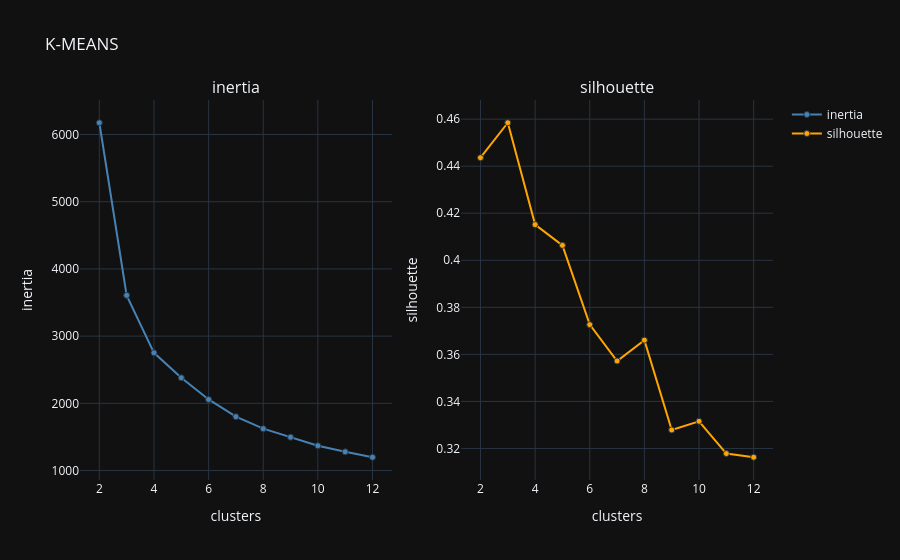

Here is the notebook cell this chart was saved with:
### Code cell
fig=make_subplots(rows=1,cols=2,subplot_titles=('inertia','silhouette'))
fig.add_trace(
    go.Scatter(
        x=list(k_values),y=inertia,mode='lines+markers'
        ,name='inertia',marker=dict(color='steelblue',line=dict(width=1))
    )
    ,row=1,col=1
)
fig.add_trace(
    go.Scatter(
        x=list(k_values),y=sil_sco,mode='lines+markers'
        ,name='silhouette',marker=dict(color='orange',line=dict(width=1))
    )
    ,row=1,col=2
)
fig.update_layout(title_text='K-MEANS',template='plotly_dark')
fig.update_xaxes(title_text='clusters',dtick=2)
fig.update_yaxes(title_text='inertia',row=1,col=1)
fig.update_yaxes(title_text='silhouette',row=1,col=2)
fig.show()

### Figure 1 — Plotly figure (JSON) as saved in the notebook; plotly's stock layout.template omitted (floating-point values rounded to 4 significant figures)
{"data": [{"marker": {"color": "steelblue", "line": {"width": 1}}, "mode": "lines+markers", "name": "inertia", "type": "scatter", "x": [2, 3, 4, 5, 6, 7, 8, 9, 10, 11, 12], "xaxis": "x", "y": [6175.0, 3607.0, 2752.0, 2380.0, 2057.0, 1801.0, 1623.0, 1496.0, 1370.0, 1279.0, 1198.0], "yaxis": "y"}, {"marker": {"color": "orange", "line": {"width": 1}}, "mode": "lines+markers", "name": "silhouette", "type": "scatter", "x": [2, 3, 4, 5, 6, 7, 8, 9, 10, 11, 12], "xaxis": "x2", "y": [0.4436, 0.4585, 0.4152, 0.4063, 0.3726, 0.3572, 0.3661, 0.3279, 0.3315, 0.3178, 0.3163], "yaxis": "y2"}], "layout": {"annotations": [{"font": {"size": 16}, "showarrow": false, "text": "inertia", "x": 0.225, "xanchor": "center", "xref": "paper", "y": 1, "yanchor": "bottom", "yref": "paper"}, {"font": {"size": 16}, "showarrow": false, "text": "silhouette", "x": 0.775, "xanchor": "center", "xref": "paper", "y": 1, "yanchor": "bottom", "yref": "paper"}], "title": {"text": "K-MEANS"}, "xaxis": {"anchor": "y", "domain": [0, 0.45], "dtick": 2, "title": {"text": "clusters"}}, "xaxis2": {"anchor": "y2", "domain": [0.55, 1], "dtick": 2, "title": {"text": "clusters"}}, "yaxis": {"anchor": "x", "domain": [0, 1], "title": {"text": "inertia"}}, "yaxis2": {"anchor": "x2", "domain": [0, 1], "title": {"text": "silhouette"}}}}
